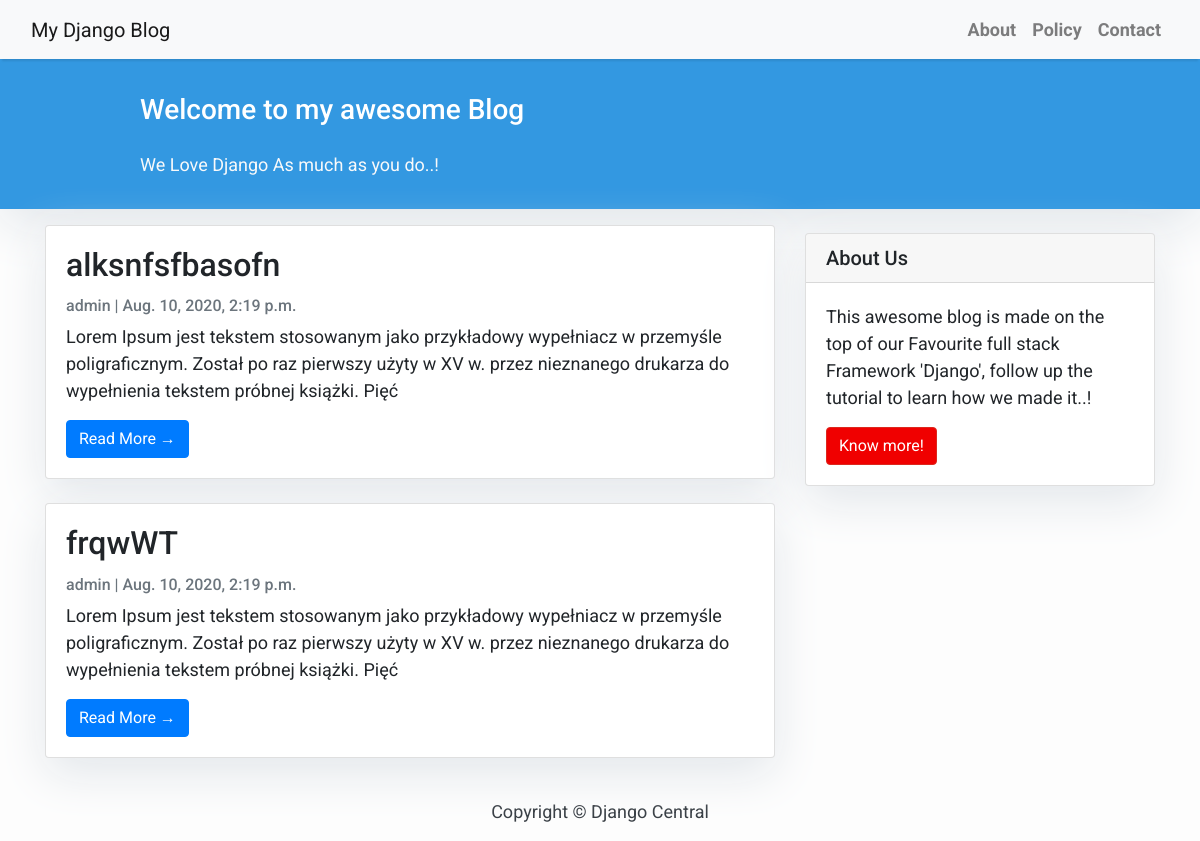
The app's page /, older data.
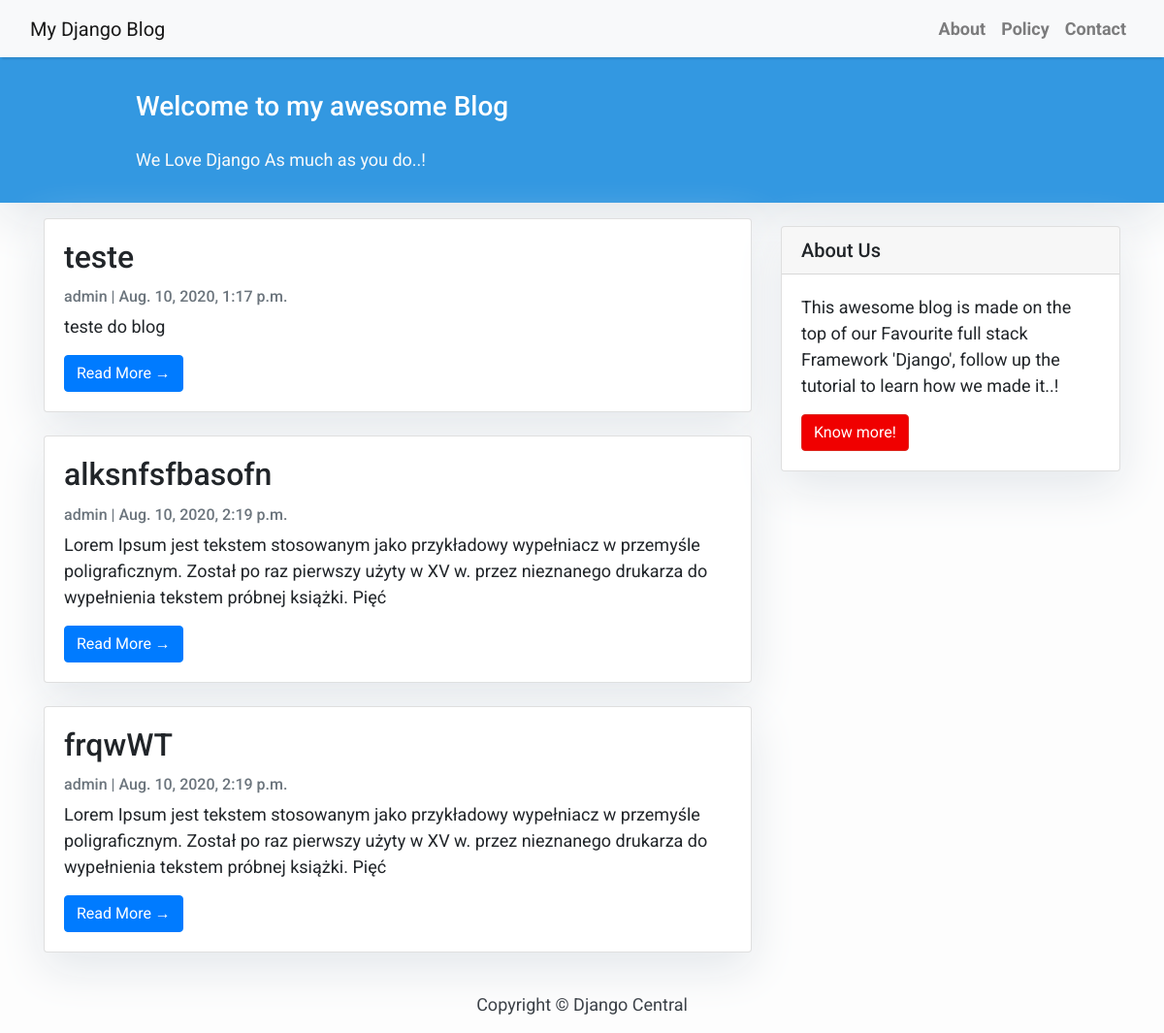
The same page, newer data.
### blog_app/models.py (models this page shows, shortened)
class Post(models.Model):
    title = models.CharField(max_length=200, unique=True)
    slug = models.SlugField(max_length=200, unique=True)
    author = models.ForeignKey(User, on_delete=models.CASCADE, related_name='blog_posts')
    update_on = models.DateTimeField(auto_now=True)
    content = models.TextField()
    created_on = models.DateTimeField(auto_now_add=True)
    status = models.IntegerField(choices=STATUS, default=0)
    class Meta:
        ordering = ['-created_on']

### blog_app/views.py (the view)
# urls.py: path('', views.PostList.as_view(), name ='home'),
class PostList(generic.ListView):
    queryset = Post.objects.filter(status=1).order_by('created_on')
    template_name = 'index.html'
    paginate_by = 3

### templates/index.html (shortened to what this page needs)
{% extends "base.html" %}
{% block content %}
<header class="masthead">
    <div class="container">
        <div class="row">
            <div class=" col-md-8 col-md-10 mx-auto">
                <div class="site-heading">
                    <h3 class=" site-heading my-4 mt-3 text-white"> Welcome to my awesome Blog </h3>
                    <p class="text-light">We Love Django As much as you do..! &nbsp
                    </p>
                </div>
            </div>
        </div>
    </div>
</header>
<div class="container">
    <div class="row">
        <div class="col-md-8 mt-3 left">
            {% for post in post_list %}
            <div class="card mb-4">
                <div class="card-body">
                    <h2 class="card-title">{{ post.title }}</h2>
                    <p class="card-text text-muted h6">{{ post.author }} | {{ post.created_on}} </p>
                    <p class="card-text">{{post.content|slice:":200" }}</p>
                    <a href="{% url 'post_detail' post.slug  %}" class="btn btn-primary">Read More &rarr;</a>
                </div>
            </div>
            {% endfor %}
        </div>
        {% block sidebar %} {% include 'sidebar.html' %} {% endblock sidebar %}
    </div>
</div>
{%endblock%}

Row changes from the older to the newer data that the page shows:
now on this page (row edited): Post: title "teste", author "admin", created_on "Aug. 10, 2020, 1:17 p.m.", content "teste do blog"
